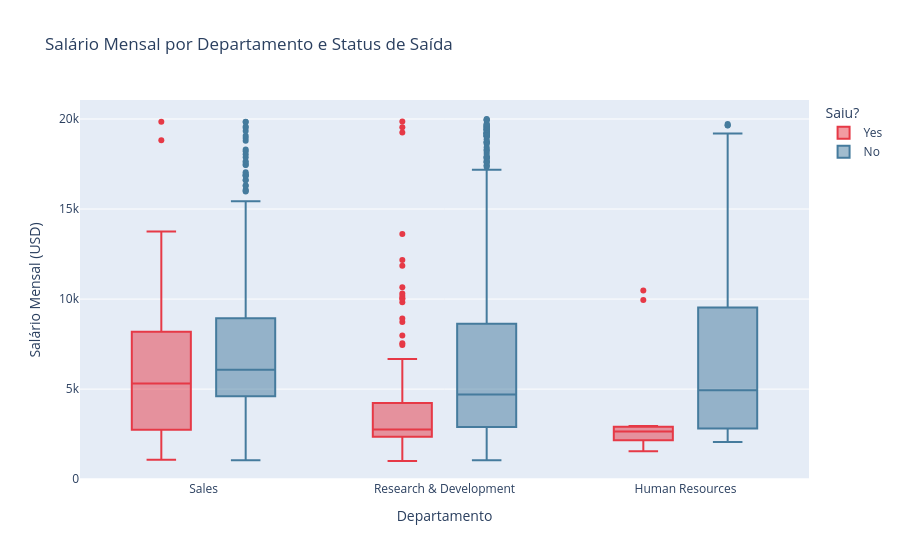

Source (notebook cell):
### Code cell
# Distribuição salarial por departamento
fig = px.box(
    df, x='Department', y='MonthlyIncome',
    color='Attrition',
    color_discrete_map={'Yes': '#E63946', 'No': '#457B9D'},
    title='Salário Mensal por Departamento e Status de Saída',
    labels={
        'Department': 'Departamento',
        'MonthlyIncome': 'Salário Mensal (USD)',
        'Attrition': 'Saiu?'
    }
)
fig.show()

### Figure 1 — Plotly figure (JSON) as saved in the notebook; plotly's stock layout.template omitted (floating-point values rounded to 4 significant figures; data arrays with more than 128 entries replaced by an {"elided": "..."} marker saying what was removed)
{"data": [{"alignmentgroup": "True", "hovertemplate": "Saiu?=Yes<br>Departamento=%{x}<br>Salário Mensal (USD)=%{y}<extra></extra>", "legendgroup": "Yes", "marker": {"color": "#E63946"}, "name": "Yes", "notched": false, "offsetgroup": "Yes", "orientation": "v", "showlegend": true, "type": "box", "x": {"elided": "237 str values"}, "x0": " ", "xaxis": "x", "y": {"elided": "237 int values"}, "y0": " ", "yaxis": "y"}, {"alignmentgroup": "True", "hovertemplate": "Saiu?=No<br>Departamento=%{x}<br>Salário Mensal (USD)=%{y}<extra></extra>", "legendgroup": "No", "marker": {"color": "#457B9D"}, "name": "No", "notched": false, "offsetgroup": "No", "orientation": "v", "showlegend": true, "type": "box", "x": {"elided": "1233 str values"}, "x0": " ", "xaxis": "x", "y": {"elided": "1233 int values"}, "y0": " ", "yaxis": "y"}], "layout": {"boxmode": "group", "legend": {"title": {"text": "Saiu?"}, "tracegroupgap": 0}, "title": {"text": "Salário Mensal por Departamento e Status de Saída"}, "xaxis": {"anchor": "y", "domain": [0.0, 1.0], "title": {"text": "Departamento"}}, "yaxis": {"anchor": "x", "domain": [0.0, 1.0], "title": {"text": "Salário Mensal (USD)"}}}}
